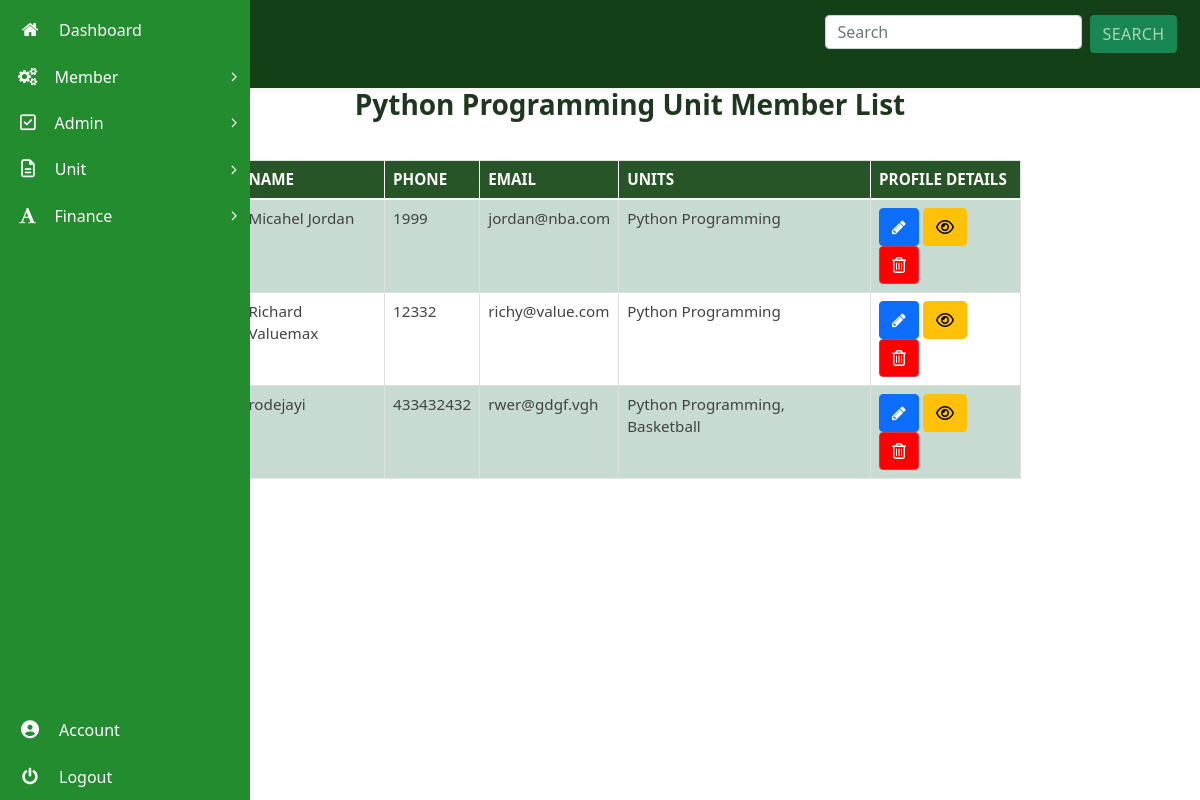
/admin/manage_unit_members/1 (signed in), run on the app's committed database.
### membership/models.py (models this page shows, shortened)
class Unit(db.Model):
  id = db.Column(db.Integer, primary_key=True)
  name = db.Column(db.String(50), unique=True, nullable=False)
  date_created = db.Column(db.DateTime, nullable=False,default=datetime.utcnow)
  fees_amount = db.Column(db.String(),nullable=False,default="0")

class User(db.Model, UserMixin):
  id = db.Column(db.Integer, primary_key=True)
  units = db.relationship("Unit", secondary=user_unit, backref="unit_members", lazy="dynamic")
  username = db.Column(db.String(20), unique=True, nullable=False)
  email = db.Column(db.String(120), unique=True, nullable=False)
  phone = db.Column(db.String(60), unique=True, nullable=False, default="")
  password = db.Column(db.String(60), nullable=False, default="~~~~~~~")
  image_file = db.Column(db.String(20), nullable=False, default='default.jpg')
  date_registered = db.Column(db.DateTime, nullable=False, default=datetime.utcnow)
  role = db.Column(db.String(6), nullable=False, default="USER")
  _is_superadmin = db.Column("is_superadmin", db.Boolean, nullable=False, default=False)
  current_salary = db.Column(db.String(60))
  occupation = db.Column(db.String(60))
  experience = db.Column(db.String(60))
  date_of_birth = db.Column(db.String(), nullable=False, default=datetime.utcnow)
  home_address = db.Column(db.String())
  work_address = db.Column(db.String())
  def display_units(self):
    unit_names = []
    for unit in self.units.all():
      unit_names.append(unit.name)
    return ", ".join(unit_names)
  @property
  def is_superadmin(self):
      return self._is_superadmin
  @is_superadmin.setter
  def is_superadmin(self, s):
    if type(s) == type(str()):
      if s.lower() == "true":
        self._is_superadmin = True
      elif s.lower() == "false":
        self._is_superadmin = False
    else:
      self._is_superadmin = s
  def __repr__(self):
    return f"User('{self.username}', '{self.email}', '{self.image_file}')"

### membership/routes.py (the view)
@app.route("/admin/manage_unit_members/<int:unit_id>")
@admin_role_required
@login_required
def manage_unit_members(unit_id):
  page = request.args.get('page', 1, type=int)
  unit = Unit.query.filter_by(id=unit_id)[0]
  unit_members = unit.unit_members
  print(unit_members)
  members = unit_members
  return render_template("manage_unit_members.html", title="Units Management", members=members, unit=unit)

### membership/models.py (called while the page is built)
@login_manager.user_loader
def load_user(user_id):
    return User.query.get(int(user_id))

### membership/routes.py (called while the page is built)
def admin_role_required(func):
    @wraps(func)
    def decorated_view(*args, **kwargs):
      if current_user.is_authenticated:
        if not current_user.role == "ADMIN":
            abort(403)
        return func(*args, **kwargs)
      else:
        abort(403)
    return decorated_view

### membership/templates/manage_unit_members.html (shortened to what this page needs)
{% extends "dashboard_layout.html" %}
{% block content %}
<link rel="stylesheet" type="text/css" href="css/table-style.css" />
<link rel="stylesheet" type="text/css" href="css/basictable.css" />
				<div class="container agile-tables">
						{% if unit %}
								<h3 style="text-align: center; color:rgb(31, 55, 31); font-weight:bold;" class="text-center">{{ unit.name }} Unit Member List</h3>
						{% else %}
								<h3 style="text-align: center; color:rgb(31, 55, 31); font-weight:bold;" class="text-center">Members List</h3>
						{% endif %}
					<div class="w3l-table-info table-responsive">
					    <table id="tuble" class="table table-success table-striped table-hover ">
						<thead>
						  <tr>
							<th>Name</th>
							<th>Phone</th>
							<th>Email</th>
							<th>Units</th>
							<th>Profile Details</th>
						  </tr>
						</thead>
						<tbody>
							{% for member in members %}
						  <tr>
							<td>{{member.username}}</td>
							<td>{{ member.phone }}</td>
							<td>{{ member.email }}</td>
							<td>
							{{member.display_units()}}
							</td>
							<td><a role="button" class="btn btn-primary" href="{{ url_for('edit_member', member_id=member.id) }}"><i class="fa fa-pencil" aria-hidden="true"></i></a>
								<a type="button" class="btn btn-warning"  dataId="{{member.id}}" dataImage="/static/profile_pics/{{member.image_file }}" dataName="{{ member.username }}" dataEmail="{{member.email}}" dataPhone="{{member.phone}}" dataPassword="{{ member.password }}" dataUnits="{{member.display_units()}}" dataDateReg="{{ member.date_registered }}" dataOccupation="{{ member.occupation }}" dataHomeAddr="{{ member.home_address }}" dataWorkAddre="{{ member.work_address }}" dataExperience = "{{member.experience}}" dataCurrentSalary="{{member.current_salary}}" data-toggle="modal" data-target="#staticBackdrop" onclick="viewUserFunction(this)"><i class="fa fa-eye" aria-hidden="true"></i></a>
								<a type="button" class="btn btn-danger" style="background: red;" data-toggle="modal" id="{{member.id}}" dataName="{{member.username}}" data-target="#deletemodal"  onclick="deleteFunction(this)"><i class="fa fa-trash-o" aria-hidden="true"></i></a>
							</td>
						  </tr>
						  {% endfor %}
						</tbody>
					  </table>
				  </div>
{% endblock content %}

### membership/static/css/table-style.css (style rules this page uses)
table { background: white; border-collapse: collapse; margin: 1.25em 0 0; width: 100%; }
table tr, table th, table td { border: none; border-bottom: 1px solid #e8e8e8; font-size: .95em; }
table th, table td { padding: 10px 12px; text-align: left; }
table th { background: #fcb216; color: #000000; text-transform: uppercase; }
table tr td { background: #f3faff; color: #424242; }
table tr:nth-of-type(2n+2) td { background: #ffffff; }
table { width: 100%; }
.table { margin: 30px 0; border-collapse: collapse; border-spacing: 0; empty-cells: show; border: 1px solid #e0e0e0; }
.table td, .table th { border-left: 1px solid #e0e0e0; border-width: 0 0 0 1px; font-size: inherit; margin: 0; overflow: visible; padding: 0.5em 1em; font-weight: normal; }
.table td:first-child, .table th:first-child { border-left-width: 0; }
.table thead, .table tfoot { background-color: #f05050; color: #fff; text-align: left; vertical-align: bottom; }
.table thead td, .table tfoot td, .table thead th, .table tfoot th { border-color: #fff; }
.table td { background-color: transparent; }

### data on the page
Unit: name "Python Programming"
User: username "Micahel Jordan", phone "1999", email "jordan@nba.com", display_units "Python Programming"
User: username "Richard Valuemax", phone "12332", email "richy@value.com", display_units "Python Programming"
User: username "rodejayi", phone "433432432", email "rwer@gdgf.vgh", display_units "Python Programming, Basketball"
